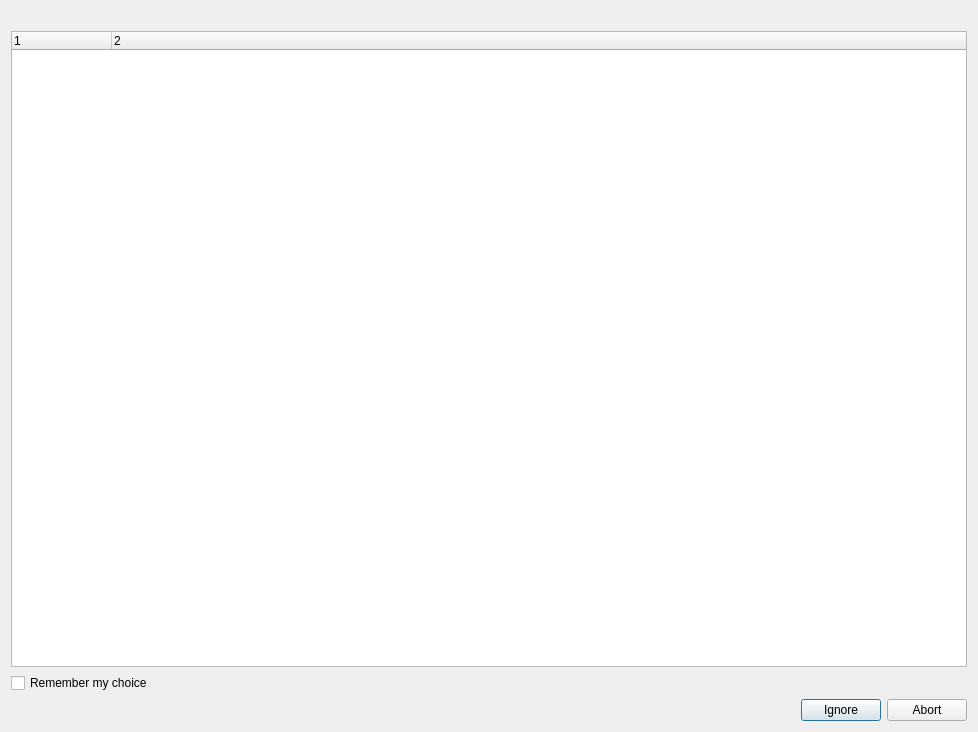
<?xml version="1.0" encoding="UTF-8"?>
<ui version="4.0">
 <class>SslErrorsDialog</class>
 <widget class="QDialog" name="SslErrorsDialog">
  <property name="geometry">
   <rect>
    <x>0</x>
    <y>0</y>
    <width>978</width>
    <height>732</height>
   </rect>
  </property>
  <property name="windowTitle">
   <string>SSL errors</string>
  </property>
  <layout class="QVBoxLayout" name="verticalLayout">
   <item>
    <widget class="QLabel" name="ContextText_">
     <property name="text">
      <string/>
     </property>
    </widget>
   </item>
   <item>
    <widget class="QTreeWidget" name="ErrorsTree_">
     <property name="columnCount">
      <number>2</number>
     </property>
     <column>
      <property name="text">
       <string notr="true"/>
      </property>
     </column>
     <column>
      <property name="text">
       <string notr="true"/>
      </property>
     </column>
    </widget>
   </item>
   <item>
    <widget class="QCheckBox" name="RememberChoice_">
     <property name="text">
      <string>Remember my choice</string>
     </property>
    </widget>
   </item>
   <item>
    <widget class="QDialogButtonBox" name="buttonBox">
     <property name="orientation">
      <enum>Qt::Horizontal</enum>
     </property>
     <property name="standardButtons">
      <set>QDialogButtonBox::Abort|QDialogButtonBox::Ignore</set>
     </property>
    </widget>
   </item>
  </layout>
 </widget>
 <resources/>
 <connections>
  <connection>
   <sender>buttonBox</sender>
   <signal>accepted()</signal>
   <receiver>SslErrorsDialog</receiver>
   <slot>accept()</slot>
   <hints>
    <hint type="sourcelabel">
     <x>248</x>
     <y>254</y>
    </hint>
    <hint type="destinationlabel">
     <x>157</x>
     <y>274</y>
    </hint>
   </hints>
  </connection>
  <connection>
   <sender>buttonBox</sender>
   <signal>rejected()</signal>
   <receiver>SslErrorsDialog</receiver>
   <slot>reject()</slot>
   <hints>
    <hint type="sourcelabel">
     <x>316</x>
     <y>260</y>
    </hint>
    <hint type="destinationlabel">
     <x>286</x>
     <y>274</y>
    </hint>
   </hints>
  </connection>
 </connections>
</ui>
